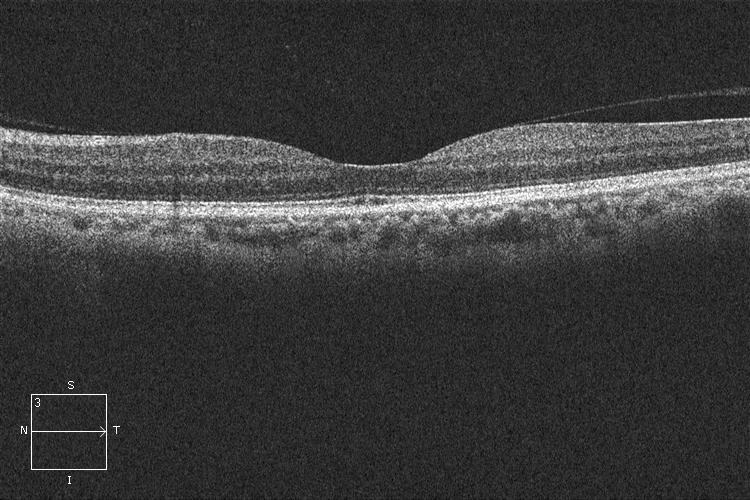
#> input picture LayersSegmenter/testSet/NORMAL90.jpeg, 750 x 500 px, found by its file name
$ python retinaAnalysis.py
#> lines starting #> are read from the running program, lines starting #| are printed output that depends on the picture; after the words box and inside, x2 and y2 are one past the last pixel; in counts of white or black regions, pixels touching at a corner belong together
### layersSegmenter/analysisFunctions.py
# Analysis Functions
import numpy as np
import matplotlib.pyplot as plt
import cv2 as cv

def show_image_list(list_images, list_titles=None, list_cmaps=None, grid=True, num_cols=2, figsize=(20, 10), title_fontsize=30):
    '''
    Shows a grid of images, where each image is a Numpy array. The images can be either
    RGB or grayscale.

    Parameters:
    ----------
    images: list
        List of the images to be displayed.
    list_titles: list or None
        Optional list of titles to be shown for each image.
    list_cmaps: list or None
        Optional list of cmap values for each image. If None, then cmap will be
        automatically inferred.
    grid: boolean
        If True, show a grid over each image
    num_cols: int
        Number of columns to show.
    figsize: tuple of width, height
        Value to be passed to pyplot.figure()
    title_fontsize: int
        Value to be passed to set_title().
    '''

    assert isinstance(list_images, list)
    assert len(list_images) > 0
    assert isinstance(list_images[0], np.ndarray)

    if list_titles is not None:
        assert isinstance(list_titles, list)
        assert len(list_images) == len(list_titles), '%d imgs != %d titles' % (len(list_images), len(list_titles))

    if list_cmaps is not None:
        assert isinstance(list_cmaps, list)
        assert len(list_images) == len(list_cmaps), '%d imgs != %d cmaps' % (len(list_images), len(list_cmaps))

    num_images  = len(list_images)
    num_cols    = min(num_images, num_cols)
    num_rows    = int(num_images / num_cols) + (1 if num_images % num_cols != 0 else 0)

    # Create a grid of subplots.
    fig, axes = plt.subplots(num_rows, num_cols, figsize=figsize)

    # Create list of axes for easy iteration.
    if isinstance(axes, np.ndarray):
        list_axes = list(axes.flat)
    else:
        list_axes = [axes]

    for i in range(num_images):

        img    = list_images[i]
        title  = list_titles[i] if list_titles is not None else 'Image %d' % (i)
        cmap   = list_cmaps[i] if list_cmaps is not None else (None if img_is_color(img) else 'gray')

        list_axes[i].imshow(img, cmap=cmap)
        list_axes[i].set_title(title, fontsize=title_fontsize)
        list_axes[i].grid(grid)

    for i in range(num_images, len(list_axes)):
        list_axes[i].set_visible(False)

    fig.tight_layout()
    _ = plt.show()

    fig.savefig('plot.png')


def img_is_color(img):

    if len(img.shape) == 3:
        # Check the color channels to see if they're all the same.
        c1, c2, c3 = img[:, : , 0], img[:, :, 1], img[:, :, 2]
        if (c1 == c2).all() and (c2 == c3).all():
            return True

    return False


def insert_patch_subpixel2(im, patch, p):
    """
    im: numpy array with source image.
    patch: numpy array with patch to be inserted into the source image
    p: tuple with the center of the position (can be float) where the patch is to be inserted.
    """
    ths = patch.shape[0]/2
    xpmin = p[0] - ths
    ypmin = p[1] - ths
    Ho = np.array([[1, 0, xpmin],
                   [0, 1, ypmin],
                   [0, 0,     1]], dtype=float)

    h,w = im.shape
    im2 = cv.warpPerspective(patch, Ho, (w,h),
                        flags=cv.INTER_LINEAR,
                        borderMode=cv.BORDER_CONSTANT)

    patch_mask = np.ones_like(patch,dtype=float)
    blend_mask = cv.warpPerspective(patch_mask, Ho, (w,h),
                        flags=cv.INTER_LINEAR,
                        borderMode=cv.BORDER_CONSTANT)

    #I don't multiply im2 by blend_mask because im2 has already
    #been interpolated with a zero background.
    im3 = im*(1-blend_mask)+im2
    im4 = cv.convertScaleAbs(im3)
    return im4

### layersSegmenter/retinaAnalysis.py
# Retina Analysis
import cv2 as cv
import numpy as np
#import matplotlib.pyplot as plt
from PIL import Image
from analysisFunctions import show_image_list
from analysisFunctions import insert_patch_subpixel2
from imageCleaning import eraseObject
import os

#define data directory
dataDir =  "../Images/CT_RETINA/NORMAL_206"

image0 = cv.imread(dataDir + '/NORMAL90.jpeg', 0)
#> image0 is the input picture: shape (500, 750); min 0, max 255, mean 59.5
#image0 = Image.open(dataDir + '/NORMAL90.jpeg')
patch = image0[380:499, 120:120+120].copy()
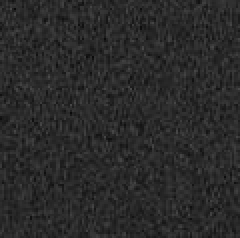
#> patch: shape (119, 120) (shown 2 times larger); min 9, max 74, mean 42
#image1 = eraseObject(image0, [0, 119], [380, 499])

#r,c = np.where(image1<50)
#image1[(r,c)]=255
image1 = insert_patch_subpixel2(image0, patch, [60, 440])
#> in insert_patch_subpixel2, `im2 = cv.warpPerspective(patch, Ho, (w,h), flags=cv.INTER_LINEAR, bord..`:
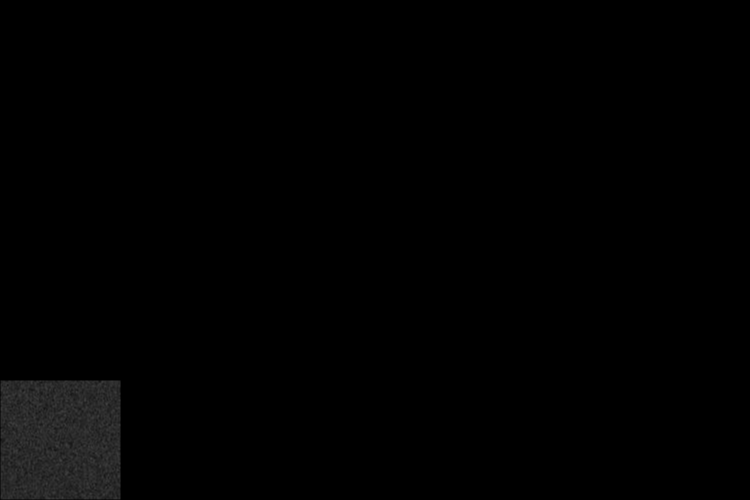
#> im2: shape (500, 750); min 0, max 65, mean 1.6
#> in insert_patch_subpixel2, `blend_mask = cv.warpPerspective(patch_mask, Ho, (w,h), flags=cv.INTER_..`: patch_mask: shape (119, 120) float64; every value is 1

image2 = cv.Sobel(image1, cv.CV_64F, 0,1)
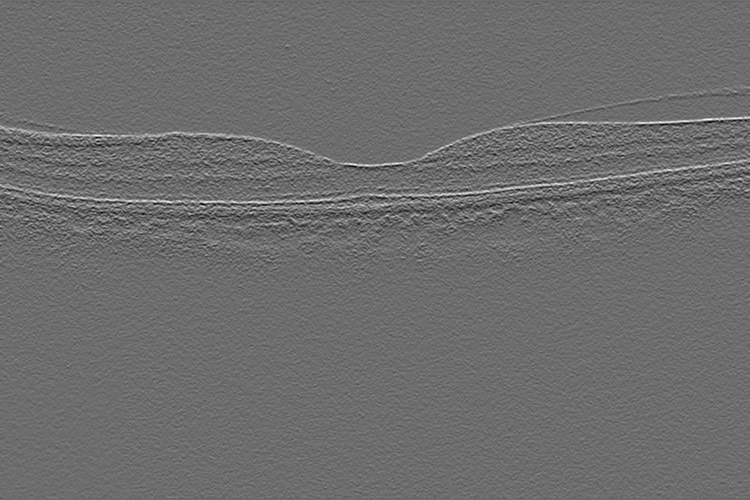
#> image2: shape (500, 750) float64; min -618, max 821, mean -0.1; drawn with min black and max white
#absSobelx = np.absolute(image2) # Absolute x derivateive to accentuate lines
#image3 = np.uint8(255*absSobelx/np.max(absSobelx))

flg, image3 = cv.threshold(image2, 170, 255, cv.THRESH_BINARY)
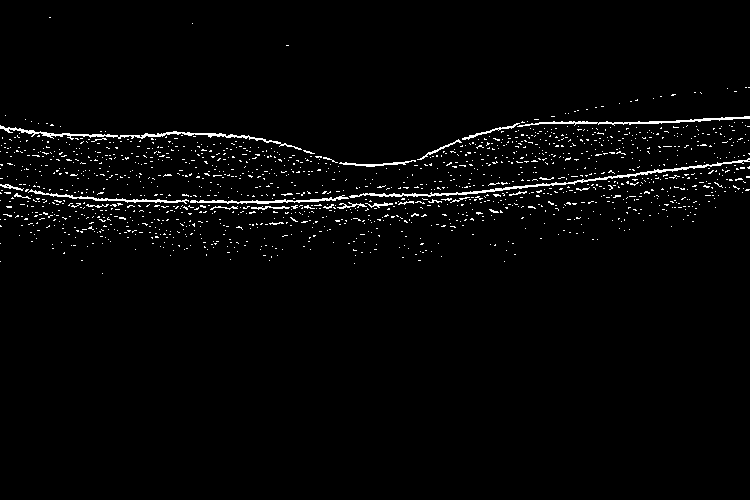
#> image3: shape (500, 750) float64; 2.2% white in thin lines or dots, all inside (x1, y1, x2, y2) = (0, 17, 750, 274)

flg, image4 = cv.threshold(image2, 110, 255, cv.THRESH_BINARY)
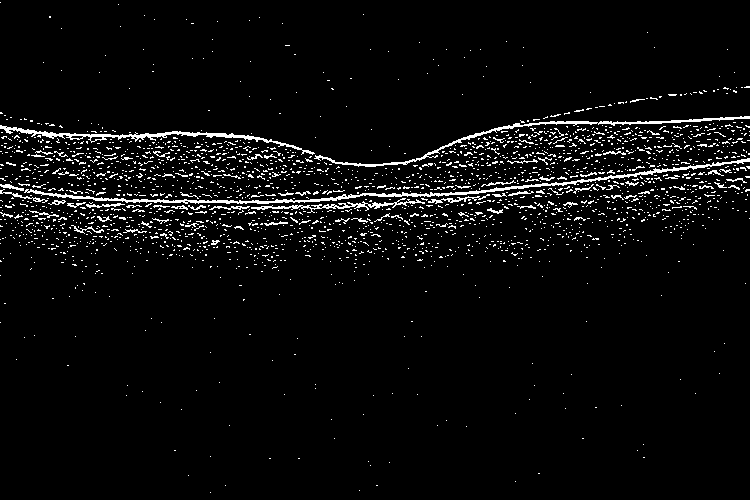
#> image4: shape (500, 750) float64; 4.3% white in thin lines or dots

#image4 = cv.medianBlur(image3, 3)


list_images = [image0, image1, image2, image3, image4]

show_image_list(list_images, grid=False, num_cols=3, figsize=(10, 10))
#> in show_image_list, `num_images  = len(list_images)`: num_images = 5
#> in show_image_list, `num_cols    = min(num_images, num_cols)`: num_cols = 3
#> in show_image_list, `num_rows    = int(num_images / num_cols) + (1 if num_images % num_cols..`: num_rows = 2
#> in show_image_list, `list_axes = list(axes.flat)`: list_axes = 6 items
#> the loop in show_image_list, `for i in range(num_images, len(list_axes)):` made 1 pass
#> i on pass 1: 5

$ run again, with LayersSegmenter/testSet/NORMAL100.jpeg copied over LayersSegmenter/testSet/NORMAL90.jpeg
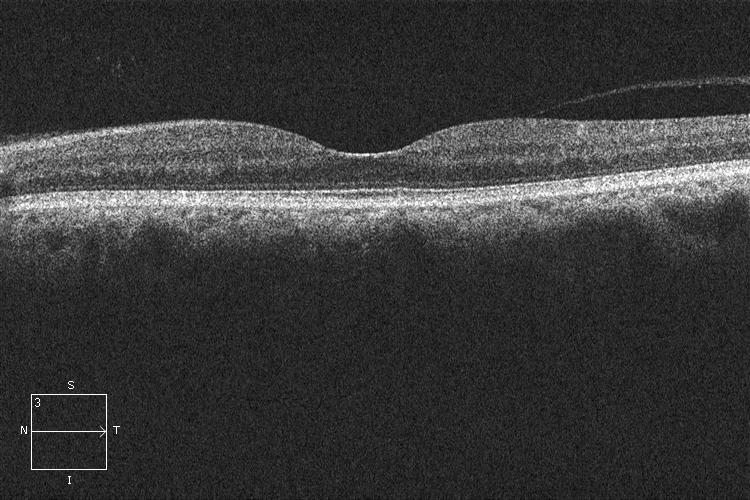
#> input picture LayersSegmenter/testSet/NORMAL100.jpeg, 750 x 500 px, found by its file name
#> image0 is the input picture: shape (500, 750); min 0, max 255, mean 56.3
#> patch_mask: shape (119, 120) float64; every value is 1
#> `flg, image3 = cv.threshold(image2, 170, 255, cv.THRESH_BINARY)`:
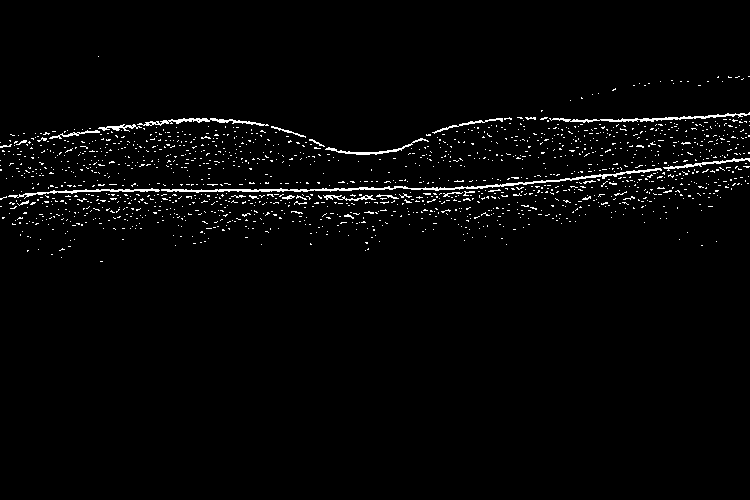
#> image3: shape (500, 750) float64; 2.2% white in thin lines or dots, all inside (x1, y1, x2, y2) = (0, 56, 750, 262)
#> `flg, image4 = cv.threshold(image2, 110, 255, cv.THRESH_BINARY)`:
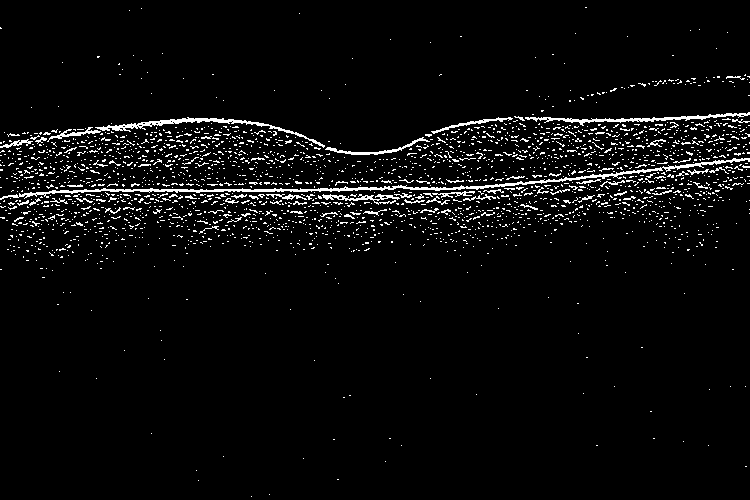
#> image4: shape (500, 750) float64; 4.2% white in thin lines or dots
#> num_images = 5
#> num_cols = 3
#> num_rows = 2
#> list_axes = 6 items
#> the loop in show_image_list, `for i in range(num_images, len(list_axes)):` made 1 pass
#> i on pass 1: 5

$ run again, with LayersSegmenter/testSet/NORMAL101.jpeg copied over LayersSegmenter/testSet/NORMAL90.jpeg
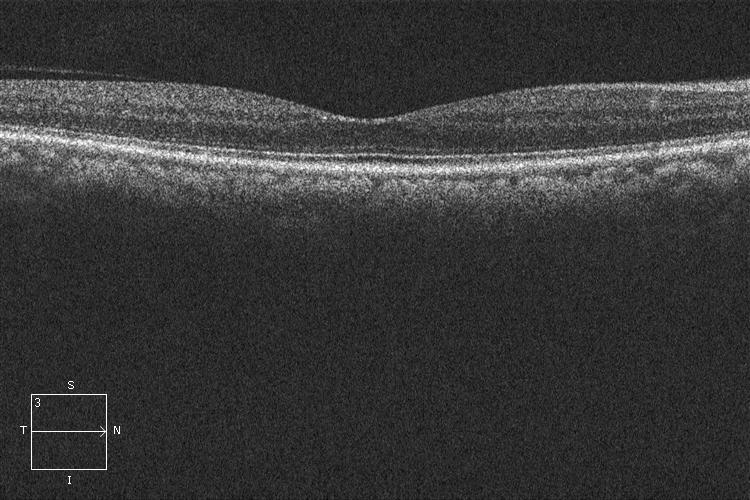
#> input picture LayersSegmenter/testSet/NORMAL101.jpeg, 750 x 500 px, found by its file name
#> image0 is the input picture: shape (500, 750); min 3, max 255, mean 56.2
#> patch_mask: shape (119, 120) float64; every value is 1
#> `flg, image3 = cv.threshold(image2, 170, 255, cv.THRESH_BINARY)`:
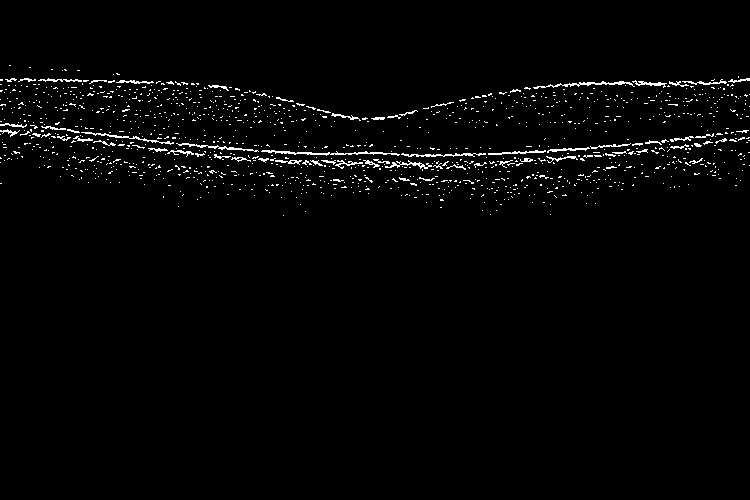
#> image3: shape (500, 750) float64; 1.9% white in thin lines or dots, all inside (x1, y1, x2, y2) = (0, 65, 750, 216)
#> `flg, image4 = cv.threshold(image2, 110, 255, cv.THRESH_BINARY)`:
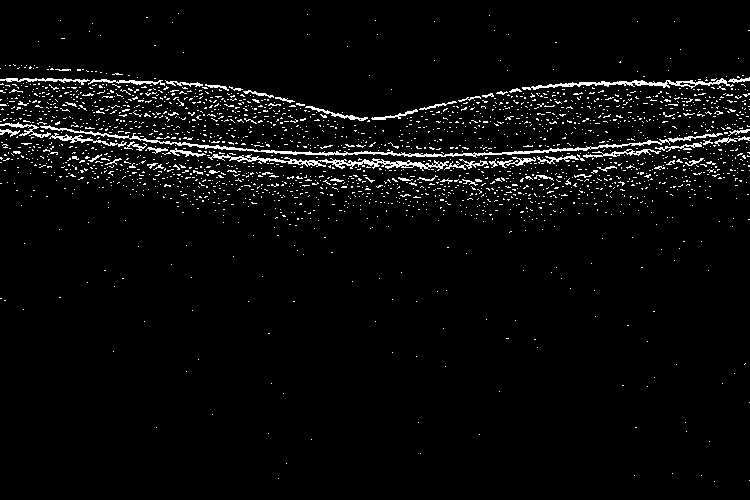
#> image4: shape (500, 750) float64; 3.8% white in thin lines or dots
#> num_images = 5
#> num_cols = 3
#> num_rows = 2
#> list_axes = 6 items
#> the loop in show_image_list, `for i in range(num_images, len(list_axes)):` made 1 pass
#> i on pass 1: 5

$ run again, with LayersSegmenter/testSet/NORMAL103.jpeg copied over LayersSegmenter/testSet/NORMAL90.jpeg
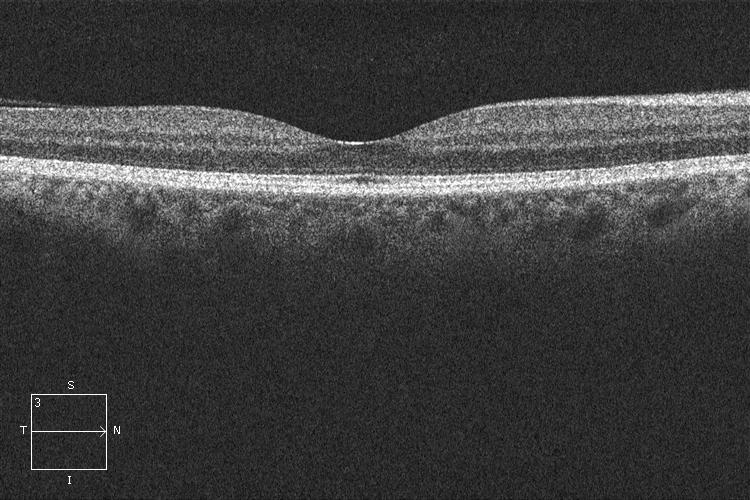
#> input picture LayersSegmenter/testSet/NORMAL103.jpeg, 750 x 500 px, found by its file name
#> image0 is the input picture: shape (500, 750); min 0, max 255, mean 62.6
#> patch_mask: shape (119, 120) float64; every value is 1
#> `flg, image3 = cv.threshold(image2, 170, 255, cv.THRESH_BINARY)`:
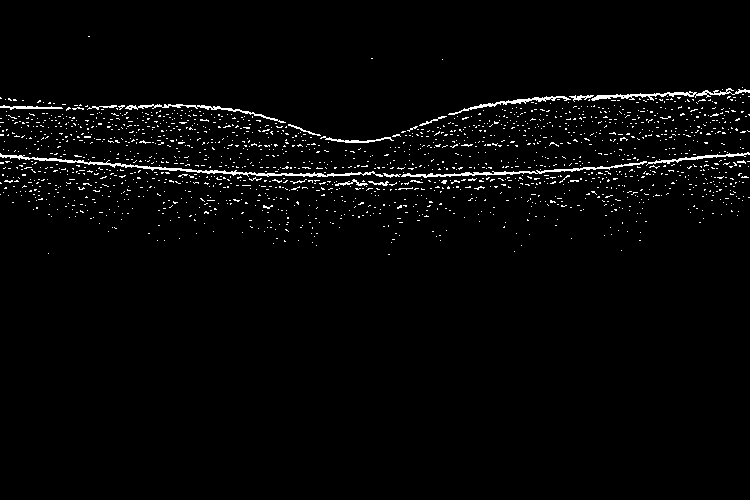
#> image3: shape (500, 750) float64; 2.4% white in thin lines or dots, all inside (x1, y1, x2, y2) = (0, 36, 750, 255)
#> `flg, image4 = cv.threshold(image2, 110, 255, cv.THRESH_BINARY)`:
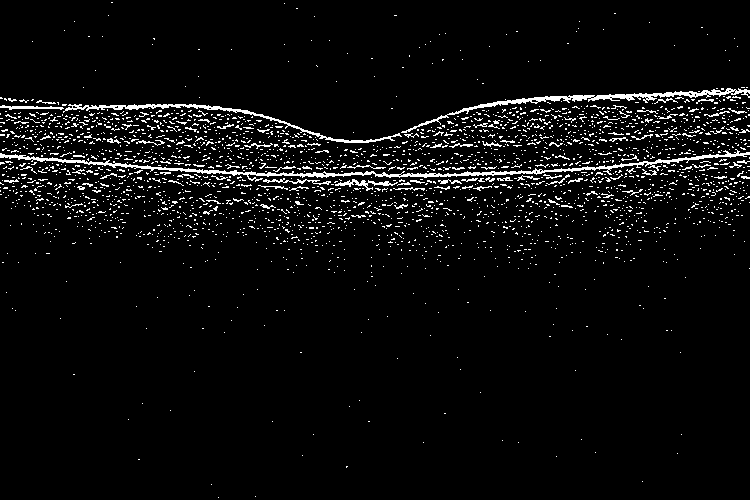
#> image4: shape (500, 750) float64; 4.6% white in thin lines or dots
#> num_images = 5
#> num_cols = 3
#> num_rows = 2
#> list_axes = 6 items
#> the loop in show_image_list, `for i in range(num_images, len(list_axes)):` made 1 pass
#> i on pass 1: 5
